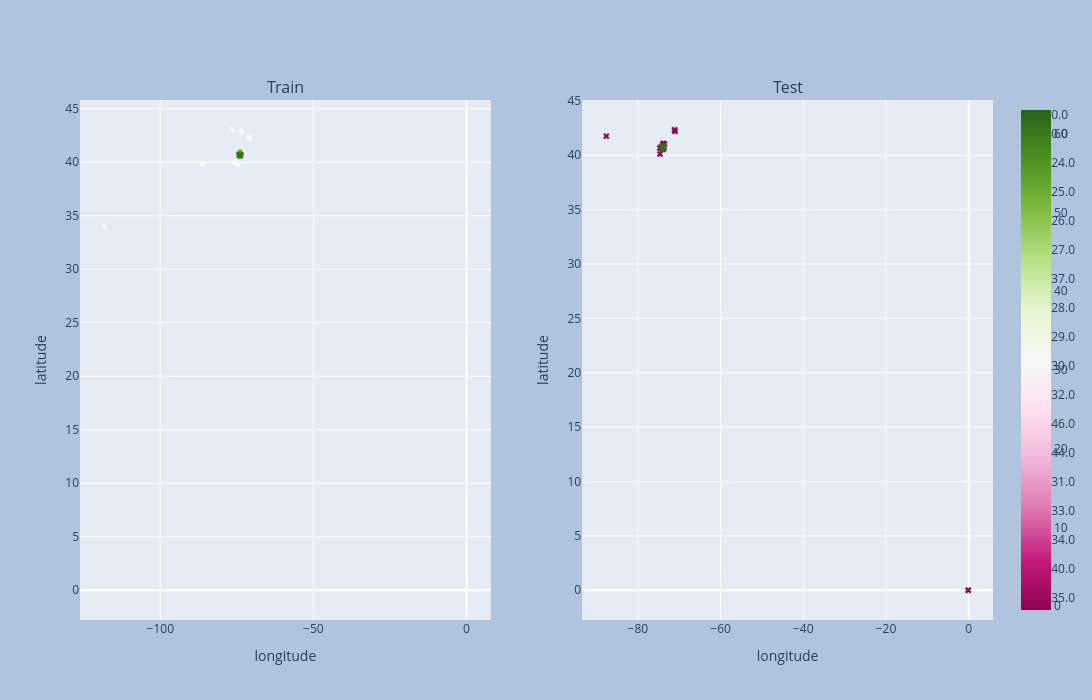

The notebook cell saved with this chart:
### Markdown cell above
### Visualizing the results

### Code cell
fig = make_subplots(subplot_titles=("Train", "Test"), rows=1, cols=2, specs=[[{"type": "scatter"}, {"type": "scatter"}]])
fig1 = px.scatter(X_train_ll, x='longitude', y='latitude', color=train_labels, symbol=train_labels)
fig2 = px.scatter(X_test_ll, x='longitude', y='latitude', color=test_labels, symbol=test_labels)

for i in [1, 2]:
  fig.update_xaxes(title_text="longitude", row = 1, col = i)
  fig.update_yaxes(title_text="latitude", row = 1, col = i)

for trace in fig1.data:
  fig.add_trace(trace, row=1, col=1)
for trace in fig2.data:
  fig.add_trace(trace, row=1, col=2)

fig.update_layout(
  width=1400,
  height=700,
  paper_bgcolor="LightSteelBlue")

fig.show()
